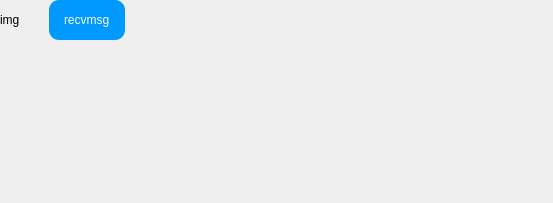
<?xml version="1.0" encoding="UTF-8"?>
<ui version="4.0">
 <class>RecvBox</class>
 <widget class="QWidget" name="RecvBox">
  <property name="geometry">
   <rect>
    <x>0</x>
    <y>0</y>
    <width>553</width>
    <height>203</height>
   </rect>
  </property>
  <property name="windowTitle">
   <string>Form</string>
  </property>
  <property name="styleSheet">
   <string notr="true">QLabel#friend_Recvmsg{
	padding: 12px; 
	color: rgb(255, 255, 255);
	border-radius: 10px;
	background-color: rgb(0,153,255);
}</string>
  </property>
  <layout class="QHBoxLayout" name="horizontalLayout">
   <property name="spacing">
    <number>0</number>
   </property>
   <property name="leftMargin">
    <number>0</number>
   </property>
   <property name="topMargin">
    <number>0</number>
   </property>
   <property name="rightMargin">
    <number>0</number>
   </property>
   <property name="bottomMargin">
    <number>0</number>
   </property>
   <item>
    <widget class="QWidget" name="widget" native="true">
     <layout class="QGridLayout" name="gridLayout">
      <property name="leftMargin">
       <number>0</number>
      </property>
      <property name="topMargin">
       <number>0</number>
      </property>
      <property name="rightMargin">
       <number>0</number>
      </property>
      <property name="bottomMargin">
       <number>0</number>
      </property>
      <property name="horizontalSpacing">
       <number>9</number>
      </property>
      <property name="verticalSpacing">
       <number>0</number>
      </property>
      <item row="0" column="0">
       <widget class="QLabel" name="friend_Img">
        <property name="minimumSize">
         <size>
          <width>40</width>
          <height>40</height>
         </size>
        </property>
        <property name="maximumSize">
         <size>
          <width>40</width>
          <height>40</height>
         </size>
        </property>
        <property name="styleSheet">
         <string notr="true"/>
        </property>
        <property name="text">
         <string>img</string>
        </property>
       </widget>
      </item>
      <item row="0" column="1">
       <widget class="QLabel" name="friend_Recvmsg">
        <property name="text">
         <string>recvmsg</string>
        </property>
       </widget>
      </item>
      <item row="1" column="1">
       <spacer name="verticalSpacer">
        <property name="orientation">
         <enum>Qt::Vertical</enum>
        </property>
        <property name="sizeHint" stdset="0">
         <size>
          <width>20</width>
          <height>4</height>
         </size>
        </property>
       </spacer>
      </item>
     </layout>
    </widget>
   </item>
   <item>
    <spacer name="horizontalSpacer">
     <property name="orientation">
      <enum>Qt::Horizontal</enum>
     </property>
     <property name="sizeHint" stdset="0">
      <size>
       <width>453</width>
       <height>20</height>
      </size>
     </property>
    </spacer>
   </item>
  </layout>
 </widget>
 <resources/>
 <connections/>
</ui>
